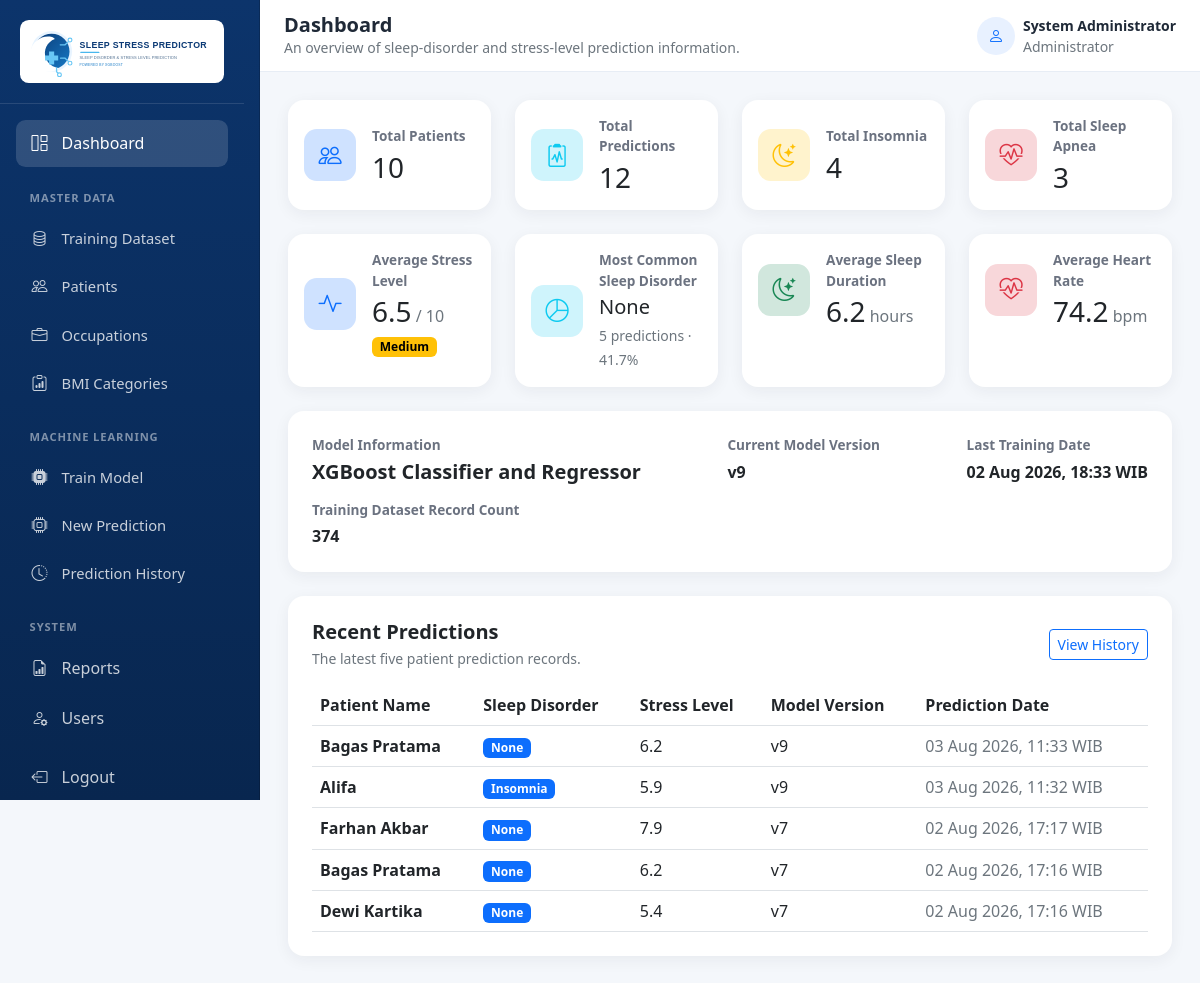
The app's page /dashboard (signed in) with its own data.
### models/database.py (models this page shows)
class User(UserMixin, db.Model):
    __tablename__ = "users"
    id = db.Column(db.Integer, primary_key=True)
    full_name = db.Column(db.String(120), nullable=False)
    username = db.Column(db.String(80), nullable=False, unique=True, index=True)
    password_hash = db.Column(db.String(256), nullable=False)
    role = db.Column(db.String(20), nullable=False, default="Admin")
    created_at = db.Column(db.DateTime, nullable=False, default=jakarta_now)

class ModelMetadata(db.Model):
    __tablename__ = "model_metadata"
    id = db.Column(db.Integer, primary_key=True)
    active_model = db.Column(db.String(150), nullable=False)
    model_version = db.Column(db.String(20), nullable=False)
    last_training_date = db.Column(db.DateTime, nullable=True)
    training_dataset_signature = db.Column(db.String(64), nullable=True)
    active_version_id = db.Column(db.Integer, db.ForeignKey("model_versions.id"), nullable=True)
    active_version = db.relationship("ModelVersion", foreign_keys=[active_version_id])

class PredictionHistory(db.Model):
    __tablename__ = "prediction_history"
    id = db.Column(db.Integer, primary_key=True)
    patient_id = db.Column(db.Integer, db.ForeignKey("patients.id"), nullable=False, index=True)
    sleep_disorder = db.Column(db.String(80), nullable=False)
    sleep_probability = db.Column(db.Float, nullable=True)
    stress_level = db.Column(db.Float, nullable=True)
    recommendation = db.Column(db.Text, nullable=True)
    model_version = db.Column(db.String(20), nullable=False)
    prediction_date = db.Column(db.DateTime, nullable=False, default=jakarta_now, index=True)
    patient_snapshot = db.Column(db.Text, nullable=True)
    patient = db.relationship("Patient", back_populates="prediction_history")
    @property
    def patient_snapshot_data(self):
        if not self.patient_snapshot:
            return {}
        try:
            return json.loads(self.patient_snapshot)
        except (TypeError, ValueError):
            return {}

class Patient(db.Model):
    __tablename__ = "patients"
    id = db.Column(db.Integer, primary_key=True)
    full_name = db.Column(db.String(120), nullable=False)
    gender = db.Column(db.String(20), nullable=False)
    age = db.Column(db.Integer, nullable=False)
    occupation_id = db.Column(db.Integer, db.ForeignKey("occupations.id"), nullable=False, index=True)
    sleep_duration = db.Column(db.Float, nullable=False)
    quality_of_sleep = db.Column(db.Integer, nullable=False)
    physical_activity_level = db.Column(db.Integer, nullable=False)
    daily_steps = db.Column(db.Integer, nullable=False)
    bmi_category_id = db.Column(db.Integer, db.ForeignKey("bmi_categories.id"), nullable=False, index=True)
    heart_rate = db.Column(db.Integer, nullable=False)
    systolic_bp = db.Column(db.Integer, nullable=False)
    diastolic_bp = db.Column(db.Integer, nullable=False)
    created_at = db.Column(db.DateTime, nullable=False, default=jakarta_now)
    updated_at = db.Column(db.DateTime, nullable=False, default=jakarta_now, onupdate=jakarta_now)
    occupation = db.relationship("Occupation", back_populates="patients")
    bmi_category = db.relationship("BmiCategory", back_populates="patients")
    prediction_history = db.relationship(
        "PredictionHistory", back_populates="patient", cascade="all, delete-orphan"
    )

### routes/system.py (the view)
@system_bp.get("/dashboard")
@login_required
def dashboard():
    total_predictions = PredictionHistory.query.count()
    average_stress = db.session.query(func.avg(PredictionHistory.stress_level)).scalar()
    average_sleep_duration = db.session.query(func.avg(Patient.sleep_duration)).scalar()
    average_heart_rate = db.session.query(func.avg(Patient.heart_rate)).scalar()
    most_common = (
        db.session.query(
            PredictionHistory.sleep_disorder,
            func.count(PredictionHistory.id).label("total"),
        )
        .group_by(PredictionHistory.sleep_disorder)
        .order_by(func.count(PredictionHistory.id).desc(), PredictionHistory.sleep_disorder)
        .first()
    )
    if average_stress is None:
        stress_category, stress_class = "No data", "secondary"
    elif average_stress < 4:
        stress_category, stress_class = "Low", "success"
    elif average_stress < 7:
        stress_category, stress_class = "Medium", "warning"
    else:
        stress_category, stress_class = "High", "danger"
    metrics = {
        "patients": Patient.query.count(),
        "predictions": total_predictions,
        "insomnia": PredictionHistory.query.filter_by(sleep_disorder="Insomnia").count(),
        "sleep_apnea": PredictionHistory.query.filter_by(sleep_disorder="Sleep Apnea").count(),
        "training_dataset_records": TrainingDatasetRecord.query.count(),
        "average_stress": float(average_stress) if average_stress is not None else None,
        "stress_category": stress_category,
        "stress_class": stress_class,
        "average_sleep_duration": float(average_sleep_duration) if average_sleep_duration is not None else None,
        "average_heart_rate": float(average_heart_rate) if average_heart_rate is not None else None,
        "most_common_disorder": most_common.sleep_disorder if most_common else None,
        "most_common_count": most_common.total if most_common else 0,
        "most_common_percentage": (most_common.total / total_predictions * 100) if most_common and total_predictions else None,
    }
    recent_predictions = (
        PredictionHistory.query.options(joinedload(PredictionHistory.patient))
        .order_by(PredictionHistory.prediction_date.desc())
        .limit(5)
        .all()
    )
    return render_template(
        "dashboard/index.html",
        metrics=metrics,
        model_metadata=db.session.get(ModelMetadata, 1),
        recent_predictions=recent_predictions,
    )

### templates/dashboard/index.html (shortened to what this page needs)
{% extends "base.html" %}
{% block page_title %}Dashboard{% endblock %}
{% block page_subtitle %}An overview of sleep-disorder and stress-level prediction information.{% endblock %}
{% block content %}
<div class="row g-4 mb-4">
  {% for label, value, icon, color in [('Total Patients', metrics.patients, 'people', 'primary'), ('Total Predictions', metrics.predictions, 'clipboard2-pulse', 'info'), ('Total Insomnia', metrics.insomnia, 'moon-stars', 'warning'), ('Total Sleep Apnea', metrics.sleep_apnea, 'heart-pulse', 'danger')] %}
  <div class="col-sm-6 col-xl-3"><div class="card dashboard-card h-100 border-0"><div class="card-body d-flex align-items-center gap-3"><div class="metric-icon bg-{{ color }}-subtle text-{{ color }}"><i class="bi bi-{{ icon }}"></i></div><div><p class="metric-label mb-1">{{ label }}</p><h3 class="mb-0">{{ value }}</h3></div></div></div></div>
  {% endfor %}
</div>
<div class="row g-4 mb-4">
  <div class="col-sm-6 col-xl-3"><div class="card dashboard-card h-100 border-0"><div class="card-body"><div class="d-flex align-items-center gap-3"><div class="metric-icon bg-primary-subtle text-primary"><i class="bi bi-activity"></i></div><div><p class="metric-label mb-1">Average Stress Level</p><h3 class="mb-1">{{ '%.1f'|format(metrics.average_stress) if metrics.average_stress is not none else '-' }}{% if metrics.average_stress is not none %}<small class="fs-6 text-secondary"> / 10</small>{% endif %}</h3><span class="badge text-bg-{{ metrics.stress_class }}">{{ metrics.stress_category }}</span></div></div></div></div></div>
  <div class="col-sm-6 col-xl-3"><div class="card dashboard-card h-100 border-0"><div class="card-body"><div class="d-flex align-items-center gap-3"><div class="metric-icon bg-info-subtle text-info"><i class="bi bi-pie-chart"></i></div><div><p class="metric-label mb-1">Most Common Sleep Disorder</p><h5 class="mb-1">{{ metrics.most_common_disorder or '-' }}</h5>{% if metrics.most_common_disorder %}<small class="text-secondary">{{ metrics.most_common_count }} prediction{{ '' if metrics.most_common_count == 1 else 's' }} · {{ '%.1f'|format(metrics.most_common_percentage) }}%</small>{% else %}<small class="text-secondary">No prediction data</small>{% endif %}</div></div></div></div></div>
  <div class="col-sm-6 col-xl-3"><div class="card dashboard-card h-100 border-0"><div class="card-body"><div class="d-flex align-items-center gap-3"><div class="metric-icon bg-success-subtle text-success"><i class="bi bi-moon-stars"></i></div><div><p class="metric-label mb-1">Average Sleep Duration</p><h3 class="mb-0">{{ '%.1f'|format(metrics.average_sleep_duration) if metrics.average_sleep_duration is not none else '-' }}{% if metrics.average_sleep_duration is not none %}<small class="fs-6 text-secondary"> hours</small>{% endif %}</h3></div></div></div></div></div>
  <div class="col-sm-6 col-xl-3"><div class="card dashboard-card h-100 border-0"><div class="card-body"><div class="d-flex align-items-center gap-3"><div class="metric-icon bg-danger-subtle text-danger"><i class="bi bi-heart-pulse"></i></div><div><p class="metric-label mb-1">Average Heart Rate</p><h3 class="mb-0">{{ '%.1f'|format(metrics.average_heart_rate) if metrics.average_heart_rate is not none else '-' }}{% if metrics.average_heart_rate is not none %}<small class="fs-6 text-secondary"> bpm</small>{% endif %}</h3></div></div></div></div></div>
</div>
<div class="card border-0 dashboard-card mb-4"><div class="card-body p-4"><div class="d-flex justify-content-between align-items-center flex-wrap gap-3"><div><p class="metric-label mb-1">Model Information</p><h5 class="fw-bold mb-0">{{ model_metadata.active_model if model_metadata else 'No active model' }}</h5></div><div><p class="metric-label mb-1">Current Model Version</p><strong>{{ model_metadata.model_version if model_metadata else '-' }}</strong></div><div><p class="metric-label mb-1">Last Training Date</p><strong>{{ model_metadata.last_training_date.strftime('%d %b %Y, %H:%M') if model_metadata and model_metadata.last_training_date else '-' }}{% if model_metadata and model_metadata.last_training_date %} WIB{% endif %}</strong></div><div><p class="metric-label mb-1">Training Dataset Record Count</p><strong>{{ metrics.training_dataset_records }}</strong></div></div></div></div>
<div class="row g-4">
  <div class="col-12"><div class="card border-0 dashboard-card"><div class="card-body p-4"><div class="d-flex justify-content-between align-items-center mb-3"><div><h5 class="fw-bold mb-1">Recent Predictions</h5><p class="text-secondary small mb-0">The latest five patient prediction records.</p></div><a class="btn btn-sm btn-outline-primary" href="{{ url_for('prediction.history') }}">View History</a></div><div class="table-responsive"><table class="table table-hover align-middle mb-0"><thead><tr><th>Patient Name</th><th>Sleep Disorder</th><th>Stress Level</th><th>Model Version</th><th>Prediction Date</th></tr></thead><tbody>{% for record in recent_predictions %}<tr><td class="fw-semibold">{{ record.patient_snapshot_data.get('full_name', record.patient.full_name) }}</td><td><span class="badge text-bg-primary">{{ record.sleep_disorder }}</span></td><td>{{ '%.1f'|format(record.stress_level) if record.stress_level is not none else '-' }}</td><td>{{ record.model_version }}</td><td class="text-secondary">{{ record.prediction_date.strftime('%d %b %Y, %H:%M') }} WIB</td></tr>{% else %}<tr><td colspan="5" class="text-center text-secondary py-4">No prediction history available.</td></tr>{% endfor %}</tbody></table></div></div></div></div>
</div>
{% endblock %}

### templates/base.html (shortened to what this page needs)
<!DOCTYPE html>
<html lang="en">
<head>
  <link href="https://cdn.jsdelivr.net/npm/bootstrap@5.3.0/dist/css/bootstrap.min.css" rel="stylesheet">
  <link rel="stylesheet" href="https://cdn.jsdelivr.net/npm/bootstrap-icons@1.11.1/font/bootstrap-icons.css">
  <link rel="stylesheet" href="https://cdn.datatables.net/1.13.8/css/dataTables.bootstrap5.min.css">
  <link rel="stylesheet" href="{{ url_for('static', filename='css/dashboard.css') }}">
</head>
<body class="dashboard-body">
  <aside class="app-sidebar offcanvas offcanvas-start" tabindex="-1" id="appSidebar" aria-labelledby="appSidebarLabel">
    <div class="offcanvas-body d-flex flex-column p-0">
      <a class="sidebar-brand flex-shrink-0" href="{{ url_for('system.dashboard') }}"><img src="{{ url_for('static', filename='img/logo.svg') }}" alt="Sleep Stress Predictor" class="sidebar-logo"></a>
      <nav class="sidebar-nav nav flex-column flex-nowrap">
      <a class="nav-link {% if request.endpoint == 'system.dashboard' %}active{% endif %}" href="{{ url_for('system.dashboard') }}"><i class="bi bi-grid-1x2 me-2"></i>Dashboard</a>
      <div class="nav-label">Master Data</div><div class="submenu">
        <a class="nav-link" href="{{ url_for('training_dataset.index') }}"><i class="bi bi-database me-2"></i>Training Dataset</a>
        <a class="nav-link" href="{{ url_for('master_data.patients') }}"><i class="bi bi-people me-2"></i>Patients</a>
        <a class="nav-link" href="{{ url_for('master_data.occupations') }}"><i class="bi bi-briefcase me-2"></i>Occupations</a>
        <a class="nav-link" href="{{ url_for('master_data.bmi_categories') }}"><i class="bi bi-clipboard-data me-2"></i>BMI Categories</a>
      </div>
      <div class="nav-label">Machine Learning</div><div class="submenu">
        {% if current_user.role == 'Admin' %}<a class="nav-link" href="{{ url_for('train') }}"><i class="bi bi-cpu-fill me-2"></i>Train Model</a>{% endif %}
        <a class="nav-link" href="{{ url_for('prediction.new_prediction') }}"><i class="bi bi-cpu me-2"></i>New Prediction</a>
        <a class="nav-link" href="{{ url_for('prediction.history') }}"><i class="bi bi-clock-history me-2"></i>Prediction History</a>
      </div>
      <div class="nav-label">System</div>
      <a class="nav-link" href="{{ url_for('reports.index') }}"><i class="bi bi-file-earmark-bar-graph me-2"></i>Reports</a>
      {% if current_user.role == 'Admin' %}<a class="nav-link" href="{{ url_for('users.index') }}"><i class="bi bi-person-gear me-2"></i>Users</a>{% endif %}
      <form method="post" action="{{ url_for('auth.logout') }}" class="mt-2"><button class="sidebar-logout" type="submit"><i class="bi bi-box-arrow-left me-2"></i>Logout</button></form>
      </nav>
    </div>
  </aside>
  <main class="app-main">
    <header class="app-topbar d-flex justify-content-between align-items-center px-3 px-lg-4">
      <div class="d-flex align-items-center gap-2 gap-sm-3 page-heading">
        <div class="page-heading-text"><h5 class="mb-0 fw-bold text-truncate">{% block page_title %}Sleep Stress Predictor{% endblock %}</h5><small class="text-secondary d-block text-truncate">{% block page_subtitle %}{% endblock %}</small></div>
      </div>
      <div class="d-flex align-items-center gap-2 flex-shrink-0"><span class="user-avatar"><i class="bi bi-person"></i></span><div class="small d-none d-sm-block"><strong class="d-block text-truncate user-name">{{ current_user.full_name }}</strong><span class="text-secondary">{{ 'Administrator' if current_user.role == 'Admin' else 'Employee' }}</span></div></div>
    </header>
    <section class="page-content">
      {% block content %}{% endblock %}
    </section>
  </main>
</body>
</html>

### records on screen
User: full_name "System Administrator", role "Administrator"
ModelMetadata: active_model "XGBoost Classifier and Regressor", model_version "v9", last_training_date "02 Aug 2026, 18:33"
PredictionHistory: patient_snapshot_data.get "Bagas Pratama", sleep_disorder "None", stress_level "6.2", model_version "v9", prediction_date "03 Aug 2026, 11:33"
PredictionHistory: patient_snapshot_data.get "Alifa", sleep_disorder "Insomnia", stress_level "5.9", model_version "v9", prediction_date "03 Aug 2026, 11:32"
PredictionHistory: patient_snapshot_data.get "Farhan Akbar", sleep_disorder "None", stress_level "7.9", model_version "v7", prediction_date "02 Aug 2026, 17:17"
PredictionHistory: patient_snapshot_data.get "Bagas Pratama", sleep_disorder "None", stress_level "6.2", model_version "v7", prediction_date "02 Aug 2026, 17:16"
PredictionHistory: patient_snapshot_data.get "Dewi Kartika", sleep_disorder "None", stress_level "5.4", model_version "v7", prediction_date "02 Aug 2026, 17:16"

### other values on screen
{{ label }} "Total Patients" "Total Predictions" "Total Insomnia" "Total Sleep Apnea"
{{ value }} "10" "12" "4" "3"
{{ metrics.stress_category }} "Medium"
{{ metrics.most_common_disorder or '-' }} "None"
{{ metrics.most_common_count }} "5"
{{ '' if metrics.most_common_count == 1 else 's' }} "s"
{{ '%.1f'|format(metrics.most_common_percentage) }} "41.7"
{{ metrics.training_dataset_records }} "374"
